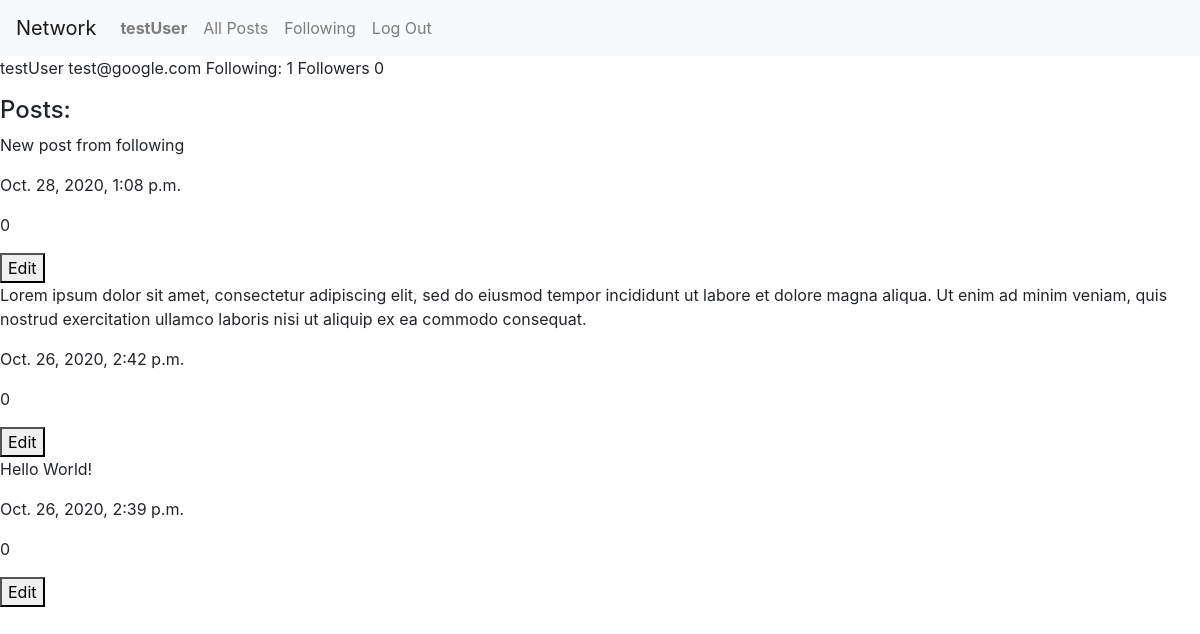
/profile/1 (signed in), run on an earlier commit of the app's database.
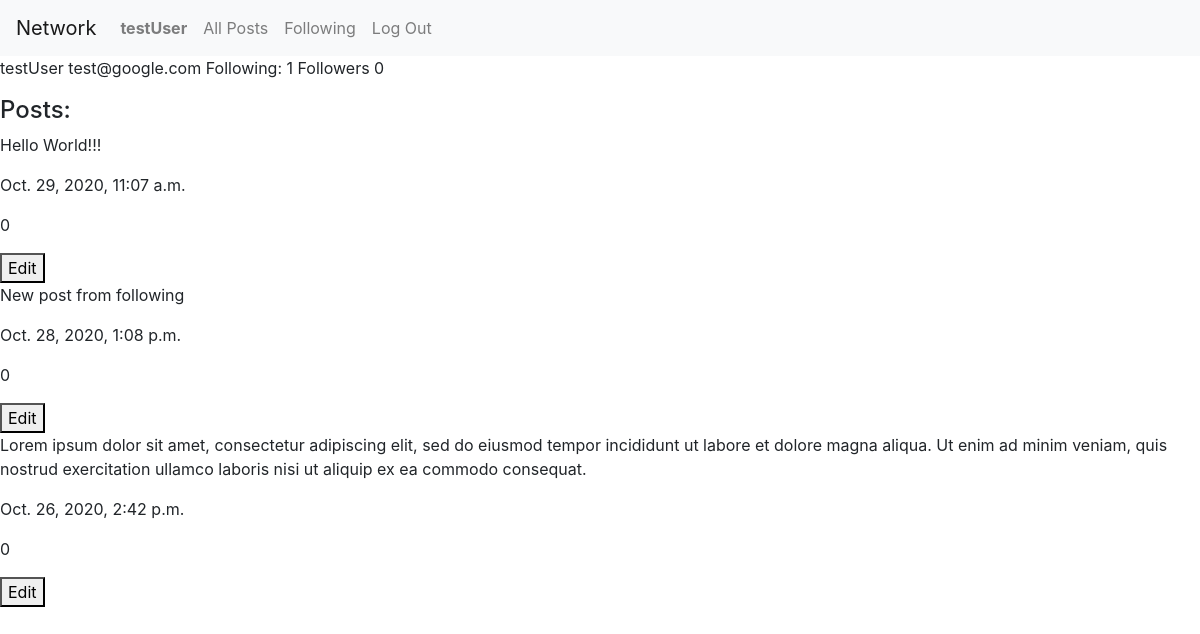
And on a later commit of the database.
### network/models.py (models this page shows, shortened)
class Post(models.Model):
    text = models.TextField()
    date = models.DateTimeField(auto_now_add=True)
    user = models.ForeignKey(User, on_delete=models.CASCADE)
    likes = models.IntegerField(default=0)

### network/views.py (the view)
# urls.py: path("profile/<int:user_id>", views.profile, name="profile"),
def profile(request, user_id):
    current_user = request.user
    profile_user = get_object_or_404(User, pk=user_id)
    ctx = {
        'profile_user': profile_user,
        'posts': profile_user.post_set.order_by('-date'),
        'my_profile': profile_user == current_user,
        'following': Following.objects.filter(
            follower=current_user, following=profile_user).exists()
    }
    return render(request, 'network/user_profile.html', context=ctx)

### network/templates/network/user_profile.html (shortened to what this page needs)
{% extends "network/layout.html" %}
{% load static %}
{% block body %}
    <p>
        {{ profile_user.username }}
        {{ profile_user.email }}
        Following: {{ profile_user.following.count }}
        Followers {{ profile_user.followers.count }}
    <p>
    <h4>Posts:</h4>
    <div>
        {% for post in posts %}
            <div>
                <p class="text">{{ post.text }}</p>
                <p>{{ post.date }}</p>
                <p>{{ post.likes }}</p>
                {% if my_profile %}
                    <button class="edit" data-post-id="{{ post.id }}">Edit</button>
                {% endif %}
            </div>
        {% endfor %}
    </div>
{% endblock %}

What changed in the data, as far as the page shows it:
changed Post: text "Hello World!" → "Hello World!!!"; date "Oct. 26, 2020, 2:39 p.m." → "Oct. 29, 2020, 11:07 a.m."; moves up the list
